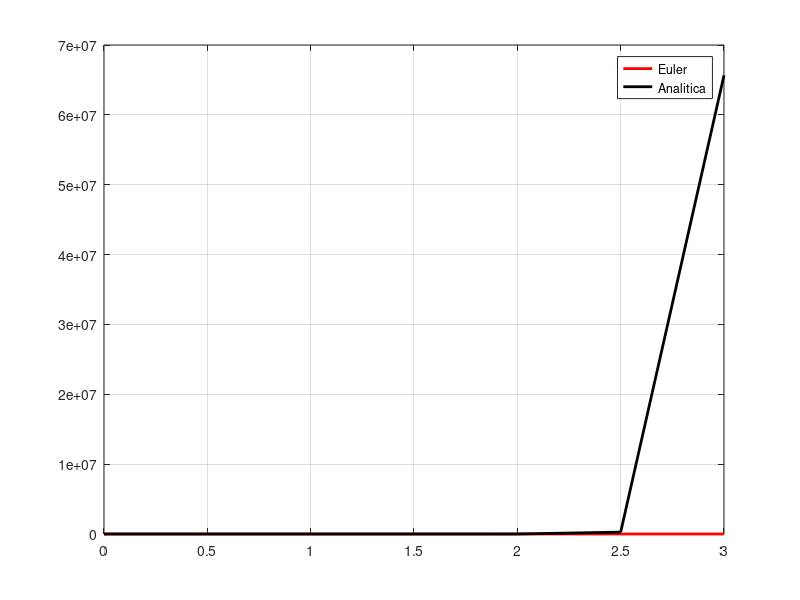

The MATLAB script that drew this image:
%EJERCICIO 1 EULER-tarea
clc
clear all
close all
h=0.5;
x0=0;%condiciones iniciales
y=3;%condiciones iniciales
xf=3; k=1;
f=inline('4*y/x','y','x');
for x=x0:h:xf
    xs(k)=x;
    ys(k)=y;
    y=y+h*f(x,y);
    k=k+1;
end
figure (1)
plot(xs,ys,'r','LineWidth',2)
hold on 
x=0:0.5:3;
y=exp(2*x.^2);
plot(x,y,'k','LineWidth',2)
legend ('Euler','Analitica')
grid
